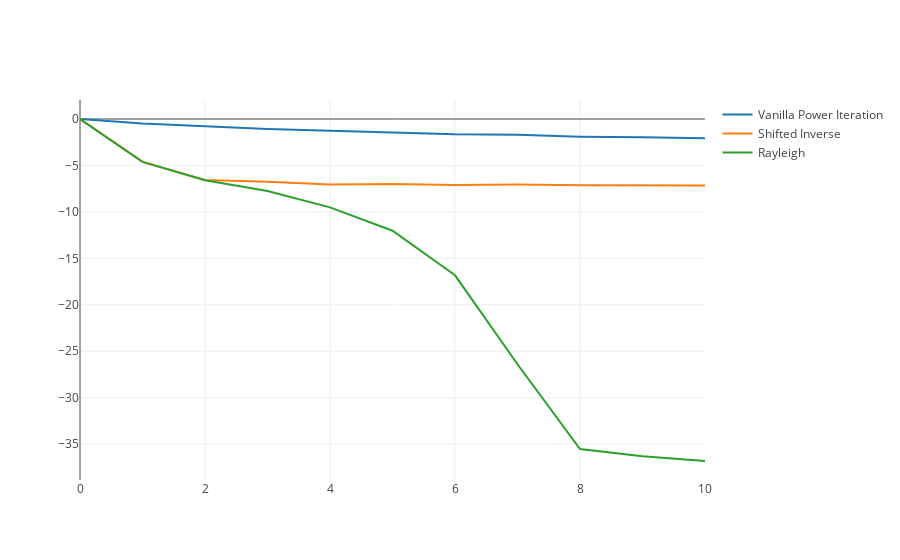

Write notebook code for a chart like this one.
### Markdown cell above
### c) ###

### Code cell
# Shifted inverse power iteration algorithm.
shifted_power_iter_errors = [0]
sigma = 0.99
x_2 = init_x(len(A))
x_2 /= norm(x_2)
shifted_inverse = np.linalg.inv(A - sigma * identity)
for i in range(power_iters):
    y = np.matmul(shifted_inverse, x_2)
    x_2 = y / norm(y)
    A_x = np.matmul(A, x_2)
    err = np.log(norm(A_x - x_2))
    shifted_power_iter_errors.append(err)

# Rayleigh quotient iteration algorithm.
# This one gives the lowest error so we will use its result
# for our PageRank analysis.
rayleigh_iter_errors = [0]
sigma = 0.99
x_3 = init_x(len(A))
x_3 /= norm(x_3)
for i in range(power_iters):
    if i > 1 and np.abs(sigma - 1.0) >= 1E-10:
        numerator = np.matmul(x_3.T, A_x)
        sigma = numerator / np.matmul(x_3.T, x_3)
    print(sigma)
    shifted_inverse = np.linalg.inv(A - sigma * identity)
    y = np.matmul(shifted_inverse, x_3)
    x_3 = y / norm(y)
    A_x = np.matmul(A, x_3)
    err = np.log(norm(A_x - x_3))
    rayleigh_iter_errors.append(err)

# Plotting.
trace2 = go.Scatter(
    x = np.arange(len(shifted_power_iter_errors)),
    y = np.array(shifted_power_iter_errors).astype(np.float32),
    mode = 'lines',
    name = 'Shifted Inverse'
)
trace3 = go.Scatter(
    x = np.arange(len(rayleigh_iter_errors)),
    y = np.array(rayleigh_iter_errors).astype(np.float32),
    mode = 'lines',
    name = 'Rayleigh'
)
data = [trace1, trace2, trace3]
py.iplot(data, filename='all-algos-iteration-errors')

### Figure 1 — Plotly figure (JSON) as saved in the notebook; plotly's stock layout.template omitted (floating-point values rounded to 4 significant figures)
{"data": [{"mode": "lines", "name": "Vanilla Power Iteration", "type": "scatter", "uid": "78d711de-cb64-11e8-b4cc-086266448fb7", "x": [0, 1, 2, 3, 4, 5, 6, 7, 8, 9, 10], "y": [0, -0.4781, -0.7851, -1.075, -1.271, -1.45, -1.65, -1.69, -1.897, -1.975, -2.074]}, {"mode": "lines", "name": "Shifted Inverse", "type": "scatter", "uid": "78d711df-cb64-11e8-b4cc-086266448fb7", "x": [0, 1, 2, 3, 4, 5, 6, 7, 8, 9, 10], "y": [0, -4.618, -6.561, -6.745, -7.044, -6.991, -7.095, -7.059, -7.122, -7.101, -7.151]}, {"mode": "lines", "name": "Rayleigh", "type": "scatter", "uid": "78d711e0-cb64-11e8-b4cc-086266448fb7", "x": [0, 1, 2, 3, 4, 5, 6, 7, 8, 9, 10], "y": [0, -4.618, -6.594, -7.743, -9.51, -12.03, -16.82, -26.4, -35.53, -36.3, -36.81]}], "layout": {}}
